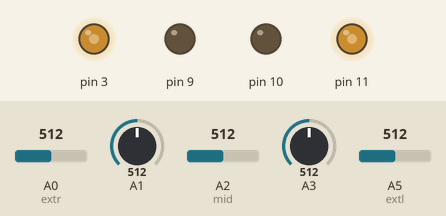
This sketch was run on a simulated Arduino Uno, built with avr-gcc and run on an emulated ATmega328P. Parts: output pins drawn as LEDs (lit = HIGH). Inputs (shaded band) come from the test bench; at power-on: A2 (mid) = 512, A1 = 512, A0 (extr) = 512, A3 = 512, A5 (extl) = 512.

Above: at 1.2 s.
1.3 s: A2 (mid) set to 610
At 2.0 s:
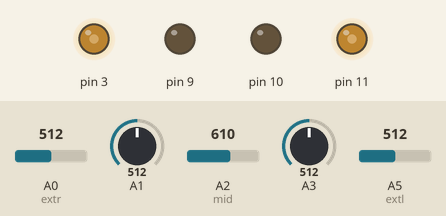
2.8 s: A1 set to 910
At 3.2 s:
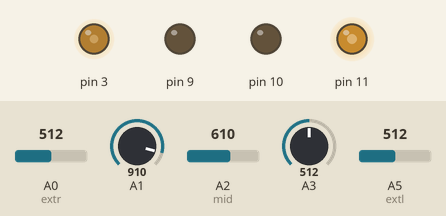
4.3 s: A0 (extr) set to 107
5.8 s: A0 (extr) set to 93
At 6.6 s:
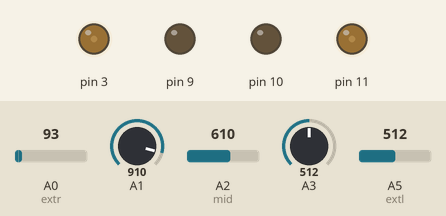
Timing chart, 0 to 8.3 s (numbered marks = the images above; inputs shaded):
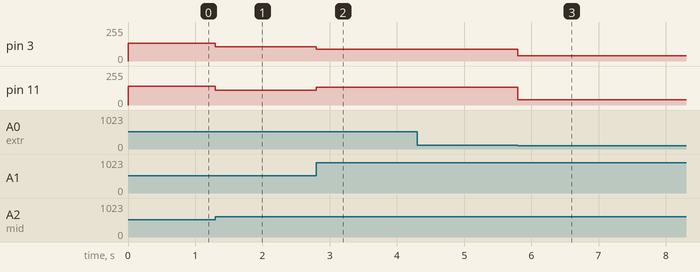

Measured:
- the behaviour switches between 100 and 99 on A0 (extr) (found by bisection; images 2 and 3)
- after the input at 1.3 s, pin 3: 134/255 → 107/255 at once; pin 11: 139/255 → 112/255 at once
- after the input at 2.8 s, pin 3: 107/255 → 87/255 at once; pin 11: 112/255 → 132/255 at once
- after the input at 4.3 s, every drawn part: stays the same
- after the input at 5.8 s, pin 3: 87/255 → 40/255 at once; pin 11: 132/255 → 40/255 at once

The sketch:

devanshcode.ino
```cpp
int Input = 0;
int RightPwr = 0;
int LeftPwr = 0;
int Threshold=50;
double Kp = 0.08;
int P=150;
int t=2000;
int Logic=0;
int c=0;
int extl=A5;
int nearl=A3;
int mid=A2;
int nearr=A1;
int extr=A0;
int kd;

int a(int x)
{
  return analogRead(x);
}
void setup()
{
  pinMode(A0, INPUT);
  pinMode(A1, INPUT);
  pinMode(A2, INPUT);
  pinMode(A3, INPUT);
  pinMode(A4, INPUT);
  pinMode(A5, INPUT);
  pinMode(9, OUTPUT);
  pinMode(3, OUTPUT);
  pinMode(11, OUTPUT);
  pinMode(10, OUTPUT);
  Serial.begin(9600);
}
void left()
{
       {
       while(analogRead(mid)<900)
       {
        analogWrite(3,0);
        analogWrite(9,20);
        analogWrite(11,100);
       }
       while(analogRead(extl)<750||analogRead(mid)>520)
       {
        analogWrite(3,0);
        analogWrite(9,20);
        analogWrite(11,90);
       }
}
}
void right()
{
       {
       while(analogRead(mid)<800)
       {
        analogWrite(11,0);
        analogWrite(10,20);
        analogWrite(3,100);
        analogWrite(9,0);
       }
       while(analogRead(extr)<730||analogRead(mid)>520)
       {
        analogWrite(11,0);
        analogWrite(10,20);
        analogWrite(3,100);
        analogWrite(9,0);
       }}
}
void forward()
{
    Input =(analogRead(A3)-analogRead(A1));
    //Serial.println(analogRead(extl));
    //Serial.print("   |   ");
    //if(330>analogRead(A2)>360)
    Kp=(float)15/analogRead(A2);
    if(Kp<0.05)
    {
      Kp=0.05;
    }
    kd=map(analogRead(A2),500,900,140,30);
    //Serial.println(analogRead(A5));
    //else
    //Kp=0.08;
    LeftPwr = (((Input-Threshold) * Kp)+kd);
    RightPwr = (((Threshold - Input) * Kp)+kd);
    analogWrite(9, 0);
    analogWrite(3, LeftPwr);
    analogWrite(10, 0);
    analogWrite(11, RightPwr);
}
void count()
{
    while((analogRead(extl)<750||analogRead(extr)<750))
      {
        analogWrite(3,40);
        analogWrite(11,40);
       }
       c++;
}
void loop()
{
    forward();
    if(analogRead(extl)<100||analogRead(extr)<100)
    {
      count();
    }
    if(analogRead(extl<100&&analogRead(mid)<550))
    if(c==11||c==12||c==23||c==24)
    {
      left();
       //Serial.println("Stuck2");
     }
     if(analogRead(extr)>600&&analogRead(mid)>550)
     {
      if(c==5||c==6||c==17||c==18||c==29||c==30)
    {
      right();
      // Serial.println("Stuck2");
    }
     }
    //Serial.println(c);
    if(c==35)
    {
      delay(1000000);
    }
}
```
